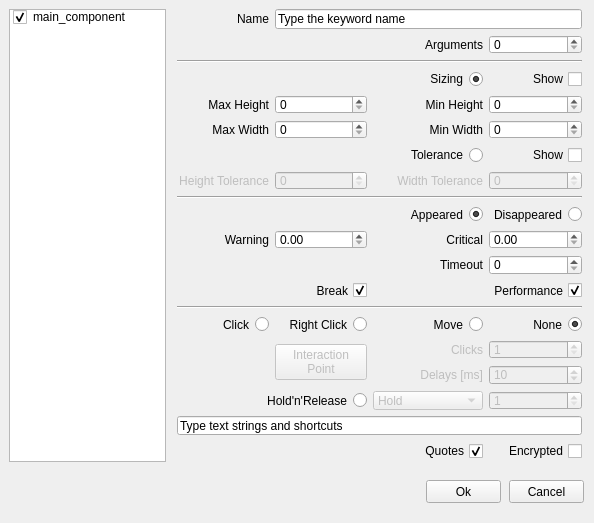
<?xml version="1.0" encoding="UTF-8"?>
<ui version="4.0">
 <class>Form</class>
 <widget class="QWidget" name="Form">
  <property name="geometry">
   <rect>
    <x>0</x>
    <y>0</y>
    <width>594</width>
    <height>523</height>
   </rect>
  </property>
  <property name="windowTitle">
   <string>Alyvix - Rect Finder</string>
  </property>
  <widget class="QPushButton" name="pushButtonCancel">
   <property name="geometry">
    <rect>
     <x>509</x>
     <y>480</y>
     <width>75</width>
     <height>23</height>
    </rect>
   </property>
   <property name="text">
    <string>Cancel</string>
   </property>
  </widget>
  <widget class="QPushButton" name="pushButtonOk">
   <property name="geometry">
    <rect>
     <x>426</x>
     <y>480</y>
     <width>75</width>
     <height>23</height>
    </rect>
   </property>
   <property name="text">
    <string>Ok</string>
   </property>
  </widget>
  <widget class="QListWidget" name="listWidgetBlocks">
   <property name="geometry">
    <rect>
     <x>507</x>
     <y>10000</y>
     <width>81</width>
     <height>321</height>
    </rect>
   </property>
  </widget>
  <widget class="QPushButton" name="pushButtonRemoveBlock">
   <property name="geometry">
    <rect>
     <x>403</x>
     <y>10000</y>
     <width>91</width>
     <height>23</height>
    </rect>
   </property>
   <property name="text">
    <string>Remove Block</string>
   </property>
  </widget>
  <widget class="QSpinBox" name="spinBoxLine">
   <property name="geometry">
    <rect>
     <x>193</x>
     <y>10000</y>
     <width>121</width>
     <height>22</height>
    </rect>
   </property>
   <property name="minimum">
    <number>1</number>
   </property>
   <property name="maximum">
    <number>99999</number>
   </property>
  </widget>
  <widget class="QPushButton" name="pushButtonAddBlock">
   <property name="geometry">
    <rect>
     <x>323</x>
     <y>10000</y>
     <width>71</width>
     <height>23</height>
    </rect>
   </property>
   <property name="text">
    <string>Add Block</string>
   </property>
  </widget>
  <widget class="QLabel" name="label_line">
   <property name="geometry">
    <rect>
     <x>123</x>
     <y>10000</y>
     <width>61</width>
     <height>21</height>
    </rect>
   </property>
   <property name="text">
    <string>Begin Line</string>
   </property>
   <property name="alignment">
    <set>Qt::AlignRight|Qt::AlignTrailing|Qt::AlignVCenter</set>
   </property>
  </widget>
  <widget class="QTextEdit" name="textEditCustomLines">
   <property name="geometry">
    <rect>
     <x>21</x>
     <y>10000</y>
     <width>476</width>
     <height>321</height>
    </rect>
   </property>
   <property name="tabStopWidth">
    <number>80</number>
   </property>
   <property name="acceptRichText">
    <bool>false</bool>
   </property>
  </widget>
  <widget class="QWidget" name="widget" native="true">
   <property name="geometry">
    <rect>
     <x>173</x>
     <y>9</y>
     <width>413</width>
     <height>463</height>
    </rect>
   </property>
   <widget class="QWidget" name="gridLayoutWidget">
    <property name="geometry">
     <rect>
      <x>4</x>
      <y>0</y>
      <width>405</width>
      <height>453</height>
     </rect>
    </property>
    <layout class="QGridLayout" name="gridLayout">
     <item row="13" column="2" colspan="2">
      <widget class="QCheckBox" name="checkBoxEnablePerformance">
       <property name="layoutDirection">
        <enum>Qt::RightToLeft</enum>
       </property>
       <property name="text">
        <string>Performance</string>
       </property>
       <property name="checked">
        <bool>true</bool>
       </property>
      </widget>
     </item>
     <item row="18" column="2">
      <widget class="QComboBox" name="holdreleaseComboBox">
       <property name="enabled">
        <bool>false</bool>
       </property>
       <item>
        <property name="text">
         <string>Hold</string>
        </property>
       </item>
       <item>
        <property name="text">
         <string>Release</string>
        </property>
       </item>
       <item>
        <property name="text">
         <string>Release Up</string>
        </property>
       </item>
       <item>
        <property name="text">
         <string>Release Down</string>
        </property>
       </item>
       <item>
        <property name="text">
         <string>Release Left</string>
        </property>
       </item>
       <item>
        <property name="text">
         <string>Release Right</string>
        </property>
       </item>
      </widget>
     </item>
     <item row="11" column="1">
      <widget class="QDoubleSpinBox" name="doubleSpinBoxWarning">
       <property name="maximum">
        <double>9999.989999999999782</double>
       </property>
       <property name="singleStep">
        <double>1.000000000000000</double>
       </property>
      </widget>
     </item>
     <item row="12" column="3">
      <widget class="QSpinBox" name="timeout_spinbox">
       <property name="maximum">
        <number>999999</number>
       </property>
      </widget>
     </item>
     <item row="12" column="2">
      <widget class="QLabel" name="timeout_label">
       <property name="text">
        <string>Timeout</string>
       </property>
       <property name="alignment">
        <set>Qt::AlignRight|Qt::AlignTrailing|Qt::AlignVCenter</set>
       </property>
      </widget>
     </item>
     <item row="11" column="0">
      <widget class="QLabel" name="labelWarning">
       <property name="text">
        <string>Warning</string>
       </property>
       <property name="alignment">
        <set>Qt::AlignRight|Qt::AlignTrailing|Qt::AlignVCenter</set>
       </property>
      </widget>
     </item>
     <item row="10" column="3">
      <widget class="QRadioButton" name="wait_disapp_radio">
       <property name="layoutDirection">
        <enum>Qt::RightToLeft</enum>
       </property>
       <property name="text">
        <string>Disappeared</string>
       </property>
       <property name="checked">
        <bool>false</bool>
       </property>
       <attribute name="buttonGroup">
        <string notr="true">buttonGroup_3</string>
       </attribute>
      </widget>
     </item>
     <item row="11" column="3">
      <widget class="QDoubleSpinBox" name="doubleSpinBoxCritical">
       <property name="maximum">
        <double>9999.989999999999782</double>
       </property>
       <property name="singleStep">
        <double>1.000000000000000</double>
       </property>
      </widget>
     </item>
     <item row="11" column="2">
      <widget class="QLabel" name="labelCritical">
       <property name="text">
        <string>Critical</string>
       </property>
       <property name="alignment">
        <set>Qt::AlignRight|Qt::AlignTrailing|Qt::AlignVCenter</set>
       </property>
      </widget>
     </item>
     <item row="13" column="0" colspan="2">
      <widget class="QCheckBox" name="timeout_exception">
       <property name="layoutDirection">
        <enum>Qt::RightToLeft</enum>
       </property>
       <property name="text">
        <string>Break</string>
       </property>
       <property name="checked">
        <bool>true</bool>
       </property>
      </widget>
     </item>
     <item row="17" column="3">
      <widget class="QSpinBox" name="clickdelay_spinbox">
       <property name="enabled">
        <bool>false</bool>
       </property>
       <property name="minimum">
        <number>1</number>
       </property>
       <property name="maximum">
        <number>60000</number>
       </property>
       <property name="value">
        <number>10</number>
       </property>
      </widget>
     </item>
     <item row="8" column="3">
      <widget class="QSpinBox" name="width_tolerance_spinbox">
       <property name="enabled">
        <bool>false</bool>
       </property>
       <property name="maximum">
        <number>999</number>
       </property>
      </widget>
     </item>
     <item row="15" column="0">
      <widget class="QRadioButton" name="clickRadio">
       <property name="layoutDirection">
        <enum>Qt::RightToLeft</enum>
       </property>
       <property name="text">
        <string>Click</string>
       </property>
       <property name="checked">
        <bool>false</bool>
       </property>
       <attribute name="buttonGroup">
        <string notr="true">buttonGroup_2</string>
       </attribute>
      </widget>
     </item>
     <item row="20" column="0" colspan="4">
      <widget class="QLineEdit" name="inserttext">
       <property name="text">
        <string>Type text strings and shortcuts</string>
       </property>
      </widget>
     </item>
     <item row="8" column="1">
      <widget class="QSpinBox" name="height_tolerance_spinbox">
       <property name="enabled">
        <bool>false</bool>
       </property>
       <property name="maximum">
        <number>999</number>
       </property>
      </widget>
     </item>
     <item row="3" column="0" colspan="4">
      <widget class="Line" name="line_3">
       <property name="orientation">
        <enum>Qt::Horizontal</enum>
       </property>
      </widget>
     </item>
     <item row="1" column="3">
      <widget class="QSpinBox" name="spinBoxArgs"/>
     </item>
     <item row="1" column="2">
      <widget class="QLabel" name="labelArgs">
       <property name="text">
        <string>Arguments</string>
       </property>
       <property name="alignment">
        <set>Qt::AlignRight|Qt::AlignTrailing|Qt::AlignVCenter</set>
       </property>
      </widget>
     </item>
     <item row="14" column="0" colspan="4">
      <widget class="Line" name="line_10">
       <property name="orientation">
        <enum>Qt::Horizontal</enum>
       </property>
      </widget>
     </item>
     <item row="8" column="0">
      <widget class="QLabel" name="height_tolerance_label">
       <property name="enabled">
        <bool>false</bool>
       </property>
       <property name="text">
        <string>Height Tolerance</string>
       </property>
       <property name="alignment">
        <set>Qt::AlignRight|Qt::AlignTrailing|Qt::AlignVCenter</set>
       </property>
      </widget>
     </item>
     <item row="9" column="0" colspan="4">
      <widget class="Line" name="line_8">
       <property name="orientation">
        <enum>Qt::Horizontal</enum>
       </property>
      </widget>
     </item>
     <item row="21" column="2">
      <widget class="QCheckBox" name="add_quotes">
       <property name="layoutDirection">
        <enum>Qt::RightToLeft</enum>
       </property>
       <property name="text">
        <string>Quotes</string>
       </property>
       <property name="checked">
        <bool>true</bool>
       </property>
      </widget>
     </item>
     <item row="18" column="3">
      <widget class="QSpinBox" name="holdreleaseSpinBox">
       <property name="enabled">
        <bool>false</bool>
       </property>
       <property name="minimum">
        <number>1</number>
       </property>
       <property name="maximum">
        <number>9999</number>
       </property>
      </widget>
     </item>
     <item row="18" column="0" colspan="2">
      <widget class="QRadioButton" name="holdreleaseRadio">
       <property name="layoutDirection">
        <enum>Qt::RightToLeft</enum>
       </property>
       <property name="text">
        <string>Hold'n'Release</string>
       </property>
       <attribute name="buttonGroup">
        <string notr="true">buttonGroup_2</string>
       </attribute>
      </widget>
     </item>
     <item row="16" column="3">
      <widget class="QSpinBox" name="clicknumber_spinbox">
       <property name="enabled">
        <bool>false</bool>
       </property>
       <property name="minimum">
        <number>1</number>
       </property>
      </widget>
     </item>
     <item row="15" column="3">
      <widget class="QRadioButton" name="dontclickRadio">
       <property name="layoutDirection">
        <enum>Qt::RightToLeft</enum>
       </property>
       <property name="text">
        <string>None</string>
       </property>
       <property name="checked">
        <bool>true</bool>
       </property>
       <attribute name="buttonGroup">
        <string notr="true">buttonGroup_2</string>
       </attribute>
      </widget>
     </item>
     <item row="21" column="3">
      <widget class="QCheckBox" name="text_encrypted">
       <property name="layoutDirection">
        <enum>Qt::RightToLeft</enum>
       </property>
       <property name="text">
        <string>Encrypted</string>
       </property>
       <property name="checked">
        <bool>false</bool>
       </property>
      </widget>
     </item>
     <item row="15" column="2">
      <widget class="QRadioButton" name="movemouseRadio">
       <property name="layoutDirection">
        <enum>Qt::RightToLeft</enum>
       </property>
       <property name="text">
        <string>Move</string>
       </property>
       <property name="checked">
        <bool>false</bool>
       </property>
       <attribute name="buttonGroup">
        <string notr="true">buttonGroup_2</string>
       </attribute>
      </widget>
     </item>
     <item row="16" column="2">
      <widget class="QLabel" name="labelClickNumber">
       <property name="enabled">
        <bool>false</bool>
       </property>
       <property name="text">
        <string>Clicks</string>
       </property>
       <property name="alignment">
        <set>Qt::AlignRight|Qt::AlignTrailing|Qt::AlignVCenter</set>
       </property>
      </widget>
     </item>
     <item row="15" column="1">
      <widget class="QRadioButton" name="rightclickRadio">
       <property name="layoutDirection">
        <enum>Qt::RightToLeft</enum>
       </property>
       <property name="text">
        <string>Right Click</string>
       </property>
       <attribute name="buttonGroup">
        <string notr="true">buttonGroup_2</string>
       </attribute>
      </widget>
     </item>
     <item row="4" column="3">
      <widget class="QCheckBox" name="show_min_max">
       <property name="layoutDirection">
        <enum>Qt::RightToLeft</enum>
       </property>
       <property name="text">
        <string>Show</string>
       </property>
      </widget>
     </item>
     <item row="16" column="1" rowspan="2">
      <widget class="QPushButton" name="pushButtonXYoffset">
       <property name="enabled">
        <bool>false</bool>
       </property>
       <property name="text">
        <string>Interaction
Point</string>
       </property>
      </widget>
     </item>
     <item row="17" column="2">
      <widget class="QLabel" name="labelClickDelay">
       <property name="enabled">
        <bool>false</bool>
       </property>
       <property name="text">
        <string>Delays [ms]</string>
       </property>
       <property name="alignment">
        <set>Qt::AlignRight|Qt::AlignTrailing|Qt::AlignVCenter</set>
       </property>
      </widget>
     </item>
     <item row="8" column="2">
      <widget class="QLabel" name="width_tolerance_label">
       <property name="enabled">
        <bool>false</bool>
       </property>
       <property name="text">
        <string>Width Tolerance</string>
       </property>
       <property name="alignment">
        <set>Qt::AlignRight|Qt::AlignTrailing|Qt::AlignVCenter</set>
       </property>
      </widget>
     </item>
     <item row="6" column="0">
      <widget class="QLabel" name="max_width_label">
       <property name="text">
        <string>Max Width</string>
       </property>
       <property name="alignment">
        <set>Qt::AlignRight|Qt::AlignTrailing|Qt::AlignVCenter</set>
       </property>
      </widget>
     </item>
     <item row="5" column="1">
      <widget class="QSpinBox" name="max_height_spinbox">
       <property name="maximum">
        <number>9999</number>
       </property>
      </widget>
     </item>
     <item row="5" column="0">
      <widget class="QLabel" name="max_height_label">
       <property name="text">
        <string>Max Height</string>
       </property>
       <property name="alignment">
        <set>Qt::AlignRight|Qt::AlignTrailing|Qt::AlignVCenter</set>
       </property>
      </widget>
     </item>
     <item row="6" column="1">
      <widget class="QSpinBox" name="max_width_spinbox">
       <property name="maximum">
        <number>9999</number>
       </property>
      </widget>
     </item>
     <item row="4" column="2">
      <widget class="QRadioButton" name="use_min_max">
       <property name="layoutDirection">
        <enum>Qt::RightToLeft</enum>
       </property>
       <property name="text">
        <string>Sizing</string>
       </property>
       <property name="checked">
        <bool>true</bool>
       </property>
       <attribute name="buttonGroup">
        <string notr="true">buttonGroup</string>
       </attribute>
      </widget>
     </item>
     <item row="5" column="2">
      <widget class="QLabel" name="min_height_label">
       <property name="text">
        <string>Min Height</string>
       </property>
       <property name="alignment">
        <set>Qt::AlignRight|Qt::AlignTrailing|Qt::AlignVCenter</set>
       </property>
      </widget>
     </item>
     <item row="5" column="3">
      <widget class="QSpinBox" name="min_height_spinbox">
       <property name="maximum">
        <number>9999</number>
       </property>
      </widget>
     </item>
     <item row="6" column="3">
      <widget class="QSpinBox" name="min_width_spinbox">
       <property name="maximum">
        <number>9999</number>
       </property>
      </widget>
     </item>
     <item row="6" column="2">
      <widget class="QLabel" name="min_width_label">
       <property name="text">
        <string>Min Width</string>
       </property>
       <property name="alignment">
        <set>Qt::AlignRight|Qt::AlignTrailing|Qt::AlignVCenter</set>
       </property>
      </widget>
     </item>
     <item row="7" column="2">
      <widget class="QRadioButton" name="use_tolerance">
       <property name="layoutDirection">
        <enum>Qt::RightToLeft</enum>
       </property>
       <property name="text">
        <string>Tolerance</string>
       </property>
       <attribute name="buttonGroup">
        <string notr="true">buttonGroup</string>
       </attribute>
      </widget>
     </item>
     <item row="7" column="3">
      <widget class="QCheckBox" name="show_tolerance">
       <property name="layoutDirection">
        <enum>Qt::RightToLeft</enum>
       </property>
       <property name="text">
        <string>Show</string>
       </property>
      </widget>
     </item>
     <item row="0" column="1" colspan="3">
      <widget class="QLineEdit" name="namelineedit">
       <property name="text">
        <string>Type the keyword name</string>
       </property>
      </widget>
     </item>
     <item row="0" column="0">
      <widget class="QLabel" name="labelName">
       <property name="layoutDirection">
        <enum>Qt::LeftToRight</enum>
       </property>
       <property name="text">
        <string>Name</string>
       </property>
       <property name="alignment">
        <set>Qt::AlignRight|Qt::AlignTrailing|Qt::AlignVCenter</set>
       </property>
      </widget>
     </item>
     <item row="10" column="0" colspan="3">
      <widget class="QRadioButton" name="wait_radio">
       <property name="layoutDirection">
        <enum>Qt::RightToLeft</enum>
       </property>
       <property name="text">
        <string>Appeared</string>
       </property>
       <property name="checked">
        <bool>true</bool>
       </property>
       <attribute name="buttonGroup">
        <string notr="true">buttonGroup_3</string>
       </attribute>
      </widget>
     </item>
    </layout>
   </widget>
  </widget>
  <widget class="QListWidget" name="listWidget">
   <property name="geometry">
    <rect>
     <x>9</x>
     <y>9</y>
     <width>157</width>
     <height>453</height>
    </rect>
   </property>
   <property name="selectionMode">
    <enum>QAbstractItemView::SingleSelection</enum>
   </property>
   <item>
    <property name="text">
     <string>main_component</string>
    </property>
    <property name="checkState">
     <enum>Checked</enum>
    </property>
   </item>
  </widget>
  <widget class="QWidget" name="widget_2" native="true">
   <property name="geometry">
    <rect>
     <x>181</x>
     <y>9000</y>
     <width>414</width>
     <height>366</height>
    </rect>
   </property>
   <widget class="QWidget" name="gridLayoutWidget_2">
    <property name="geometry">
     <rect>
      <x>4</x>
      <y>0</y>
      <width>408</width>
      <height>356</height>
     </rect>
    </property>
    <layout class="QGridLayout" name="gridLayout_2">
     <item row="1" column="1">
      <widget class="QSpinBox" name="max_height_spinbox_2">
       <property name="maximum">
        <number>9999</number>
       </property>
      </widget>
     </item>
     <item row="4" column="1">
      <widget class="QSpinBox" name="height_tolerance_spinbox_2">
       <property name="enabled">
        <bool>false</bool>
       </property>
       <property name="maximum">
        <number>999</number>
       </property>
      </widget>
     </item>
     <item row="10" column="0" colspan="4">
      <widget class="QLineEdit" name="inserttext_2">
       <property name="text">
        <string>Type text strings and shortcuts</string>
       </property>
      </widget>
     </item>
     <item row="11" column="3">
      <widget class="QCheckBox" name="text_encrypted_2">
       <property name="layoutDirection">
        <enum>Qt::RightToLeft</enum>
       </property>
       <property name="text">
        <string>Encrypted</string>
       </property>
       <property name="checked">
        <bool>false</bool>
       </property>
      </widget>
     </item>
     <item row="5" column="0" colspan="4">
      <widget class="Line" name="line_6">
       <property name="orientation">
        <enum>Qt::Horizontal</enum>
       </property>
      </widget>
     </item>
     <item row="2" column="2">
      <widget class="QLabel" name="min_width_label_2">
       <property name="text">
        <string>Min Width</string>
       </property>
       <property name="alignment">
        <set>Qt::AlignRight|Qt::AlignTrailing|Qt::AlignVCenter</set>
       </property>
      </widget>
     </item>
     <item row="6" column="0">
      <widget class="QRadioButton" name="clickRadio_2">
       <property name="layoutDirection">
        <enum>Qt::RightToLeft</enum>
       </property>
       <property name="text">
        <string>Click</string>
       </property>
       <property name="checked">
        <bool>false</bool>
       </property>
       <attribute name="buttonGroup">
        <string notr="true">buttonGroup_5</string>
       </attribute>
      </widget>
     </item>
     <item row="9" column="3">
      <widget class="QSpinBox" name="holdreleaseSpinBox_2">
       <property name="enabled">
        <bool>false</bool>
       </property>
       <property name="minimum">
        <number>1</number>
       </property>
       <property name="maximum">
        <number>9999</number>
       </property>
      </widget>
     </item>
     <item row="2" column="1">
      <widget class="QSpinBox" name="max_width_spinbox_2">
       <property name="maximum">
        <number>9999</number>
       </property>
      </widget>
     </item>
     <item row="11" column="2">
      <widget class="QCheckBox" name="add_quotes_2">
       <property name="layoutDirection">
        <enum>Qt::RightToLeft</enum>
       </property>
       <property name="text">
        <string>Quotes</string>
       </property>
       <property name="checked">
        <bool>true</bool>
       </property>
      </widget>
     </item>
     <item row="9" column="0" colspan="2">
      <widget class="QRadioButton" name="holdreleaseRadio_2">
       <property name="layoutDirection">
        <enum>Qt::RightToLeft</enum>
       </property>
       <property name="text">
        <string>Hold'n'Release</string>
       </property>
       <attribute name="buttonGroup">
        <string notr="true">buttonGroup_5</string>
       </attribute>
      </widget>
     </item>
     <item row="6" column="3">
      <widget class="QRadioButton" name="dontclickRadio_2">
       <property name="layoutDirection">
        <enum>Qt::RightToLeft</enum>
       </property>
       <property name="text">
        <string>None</string>
       </property>
       <property name="checked">
        <bool>true</bool>
       </property>
       <attribute name="buttonGroup">
        <string notr="true">buttonGroup_5</string>
       </attribute>
      </widget>
     </item>
     <item row="2" column="0">
      <widget class="QLabel" name="max_width_label_2">
       <property name="text">
        <string>Max Width</string>
       </property>
       <property name="alignment">
        <set>Qt::AlignRight|Qt::AlignTrailing|Qt::AlignVCenter</set>
       </property>
      </widget>
     </item>
     <item row="8" column="2">
      <widget class="QLabel" name="labelClickDelay_2">
       <property name="enabled">
        <bool>false</bool>
       </property>
       <property name="text">
        <string>Delays [ms]</string>
       </property>
       <property name="alignment">
        <set>Qt::AlignRight|Qt::AlignTrailing|Qt::AlignVCenter</set>
       </property>
      </widget>
     </item>
     <item row="8" column="3">
      <widget class="QSpinBox" name="clickdelay_spinbox_2">
       <property name="enabled">
        <bool>false</bool>
       </property>
       <property name="minimum">
        <number>1</number>
       </property>
       <property name="maximum">
        <number>60000</number>
       </property>
       <property name="value">
        <number>10</number>
       </property>
      </widget>
     </item>
     <item row="0" column="3">
      <widget class="QCheckBox" name="show_min_max_2">
       <property name="layoutDirection">
        <enum>Qt::RightToLeft</enum>
       </property>
       <property name="text">
        <string>Show</string>
       </property>
      </widget>
     </item>
     <item row="4" column="0">
      <widget class="QLabel" name="height_tolerance_label_2">
       <property name="enabled">
        <bool>false</bool>
       </property>
       <property name="text">
        <string>Height Tolerance</string>
       </property>
       <property name="alignment">
        <set>Qt::AlignRight|Qt::AlignTrailing|Qt::AlignVCenter</set>
       </property>
      </widget>
     </item>
     <item row="4" column="3">
      <widget class="QSpinBox" name="width_tolerance_spinbox_2">
       <property name="enabled">
        <bool>false</bool>
       </property>
       <property name="maximum">
        <number>999</number>
       </property>
      </widget>
     </item>
     <item row="7" column="2">
      <widget class="QLabel" name="labelClickNumber_2">
       <property name="enabled">
        <bool>false</bool>
       </property>
       <property name="text">
        <string>Clicks</string>
       </property>
       <property name="alignment">
        <set>Qt::AlignRight|Qt::AlignTrailing|Qt::AlignVCenter</set>
       </property>
      </widget>
     </item>
     <item row="9" column="2">
      <widget class="QComboBox" name="holdreleaseComboBox_2">
       <property name="enabled">
        <bool>false</bool>
       </property>
       <item>
        <property name="text">
         <string>Hold</string>
        </property>
       </item>
       <item>
        <property name="text">
         <string>Release</string>
        </property>
       </item>
       <item>
        <property name="text">
         <string>Release Up</string>
        </property>
       </item>
       <item>
        <property name="text">
         <string>Release Down</string>
        </property>
       </item>
       <item>
        <property name="text">
         <string>Release Left</string>
        </property>
       </item>
       <item>
        <property name="text">
         <string>Release Right</string>
        </property>
       </item>
      </widget>
     </item>
     <item row="1" column="0">
      <widget class="QLabel" name="max_height_label_2">
       <property name="text">
        <string>Max Height</string>
       </property>
       <property name="alignment">
        <set>Qt::AlignRight|Qt::AlignTrailing|Qt::AlignVCenter</set>
       </property>
      </widget>
     </item>
     <item row="4" column="2">
      <widget class="QLabel" name="width_tolerance_label_2">
       <property name="enabled">
        <bool>false</bool>
       </property>
       <property name="text">
        <string>Width Tolerance</string>
       </property>
       <property name="alignment">
        <set>Qt::AlignRight|Qt::AlignTrailing|Qt::AlignVCenter</set>
       </property>
      </widget>
     </item>
     <item row="3" column="2">
      <widget class="QRadioButton" name="use_tolerance_2">
       <property name="layoutDirection">
        <enum>Qt::RightToLeft</enum>
       </property>
       <property name="text">
        <string>Tolerance</string>
       </property>
       <attribute name="buttonGroup">
        <string notr="true">buttonGroup_4</string>
       </attribute>
      </widget>
     </item>
     <item row="1" column="2">
      <widget class="QLabel" name="min_height_label_2">
       <property name="text">
        <string>Min Height</string>
       </property>
       <property name="alignment">
        <set>Qt::AlignRight|Qt::AlignTrailing|Qt::AlignVCenter</set>
       </property>
      </widget>
     </item>
     <item row="7" column="1" rowspan="2">
      <widget class="QPushButton" name="pushButtonXYoffset_2">
       <property name="enabled">
        <bool>false</bool>
       </property>
       <property name="text">
        <string>Interaction
Point</string>
       </property>
      </widget>
     </item>
     <item row="7" column="3">
      <widget class="QSpinBox" name="clicknumber_spinbox_2">
       <property name="enabled">
        <bool>false</bool>
       </property>
       <property name="minimum">
        <number>1</number>
       </property>
      </widget>
     </item>
     <item row="3" column="3">
      <widget class="QCheckBox" name="show_tolerance_2">
       <property name="layoutDirection">
        <enum>Qt::RightToLeft</enum>
       </property>
       <property name="text">
        <string>Show</string>
       </property>
      </widget>
     </item>
     <item row="6" column="1">
      <widget class="QRadioButton" name="rightclickRadio_2">
       <property name="layoutDirection">
        <enum>Qt::RightToLeft</enum>
       </property>
       <property name="text">
        <string>Right Click</string>
       </property>
       <attribute name="buttonGroup">
        <string notr="true">buttonGroup_5</string>
       </attribute>
      </widget>
     </item>
     <item row="2" column="3">
      <widget class="QSpinBox" name="min_width_spinbox_2">
       <property name="maximum">
        <number>9999</number>
       </property>
      </widget>
     </item>
     <item row="6" column="2">
      <widget class="QRadioButton" name="movemouseRadio_2">
       <property name="layoutDirection">
        <enum>Qt::RightToLeft</enum>
       </property>
       <property name="text">
        <string>Move</string>
       </property>
       <property name="checked">
        <bool>false</bool>
       </property>
       <attribute name="buttonGroup">
        <string notr="true">buttonGroup_5</string>
       </attribute>
      </widget>
     </item>
     <item row="0" column="2">
      <widget class="QRadioButton" name="use_min_max_2">
       <property name="layoutDirection">
        <enum>Qt::RightToLeft</enum>
       </property>
       <property name="text">
        <string>Sizing</string>
       </property>
       <property name="checked">
        <bool>true</bool>
       </property>
       <attribute name="buttonGroup">
        <string notr="true">buttonGroup_4</string>
       </attribute>
      </widget>
     </item>
     <item row="1" column="3">
      <widget class="QSpinBox" name="min_height_spinbox_2">
       <property name="maximum">
        <number>9999</number>
       </property>
      </widget>
     </item>
    </layout>
   </widget>
  </widget>
  <widget class="QLabel" name="roi_x_label">
   <property name="geometry">
    <rect>
     <x>103</x>
     <y>10000</y>
     <width>94</width>
     <height>20</height>
    </rect>
   </property>
   <property name="text">
    <string>Roi X</string>
   </property>
   <property name="alignment">
    <set>Qt::AlignRight|Qt::AlignTrailing|Qt::AlignVCenter</set>
   </property>
  </widget>
  <widget class="QLabel" name="roi_y_label">
   <property name="geometry">
    <rect>
     <x>303</x>
     <y>10000</y>
     <width>94</width>
     <height>20</height>
    </rect>
   </property>
   <property name="text">
    <string>Roi Y</string>
   </property>
   <property name="alignment">
    <set>Qt::AlignRight|Qt::AlignTrailing|Qt::AlignVCenter</set>
   </property>
  </widget>
  <widget class="QSpinBox" name="roi_y_spinbox">
   <property name="geometry">
    <rect>
     <x>403</x>
     <y>10000</y>
     <width>106</width>
     <height>20</height>
    </rect>
   </property>
   <property name="minimum">
    <number>-9999</number>
   </property>
   <property name="maximum">
    <number>9999</number>
   </property>
  </widget>
  <widget class="Line" name="line_9">
   <property name="geometry">
    <rect>
     <x>103</x>
     <y>10000</y>
     <width>406</width>
     <height>3</height>
    </rect>
   </property>
   <property name="orientation">
    <enum>Qt::Horizontal</enum>
   </property>
  </widget>
  <widget class="QSpinBox" name="roi_width_spinbox">
   <property name="geometry">
    <rect>
     <x>203</x>
     <y>10000</y>
     <width>94</width>
     <height>20</height>
    </rect>
   </property>
   <property name="maximum">
    <number>9999</number>
   </property>
  </widget>
  <widget class="QLabel" name="roi_height_label">
   <property name="geometry">
    <rect>
     <x>303</x>
     <y>10000</y>
     <width>94</width>
     <height>20</height>
    </rect>
   </property>
   <property name="text">
    <string>Roi Height</string>
   </property>
   <property name="alignment">
    <set>Qt::AlignRight|Qt::AlignTrailing|Qt::AlignVCenter</set>
   </property>
  </widget>
  <widget class="QSpinBox" name="roi_height_spinbox">
   <property name="geometry">
    <rect>
     <x>403</x>
     <y>10000</y>
     <width>106</width>
     <height>20</height>
    </rect>
   </property>
   <property name="maximum">
    <number>9999</number>
   </property>
  </widget>
  <widget class="QLabel" name="roi_width_label">
   <property name="geometry">
    <rect>
     <x>103</x>
     <y>10000</y>
     <width>94</width>
     <height>20</height>
    </rect>
   </property>
   <property name="text">
    <string>Roi Width</string>
   </property>
   <property name="alignment">
    <set>Qt::AlignRight|Qt::AlignTrailing|Qt::AlignVCenter</set>
   </property>
  </widget>
  <widget class="QSpinBox" name="roi_x_spinbox">
   <property name="geometry">
    <rect>
     <x>203</x>
     <y>10000</y>
     <width>94</width>
     <height>20</height>
    </rect>
   </property>
   <property name="minimum">
    <number>-9999</number>
   </property>
   <property name="maximum">
    <number>9999</number>
   </property>
  </widget>
  <widget class="QRadioButton" name="find_radio">
   <property name="geometry">
    <rect>
     <x>91</x>
     <y>8000</y>
     <width>96</width>
     <height>17</height>
    </rect>
   </property>
   <property name="layoutDirection">
    <enum>Qt::RightToLeft</enum>
   </property>
   <property name="text">
    <string>Find</string>
   </property>
   <attribute name="buttonGroup">
    <string notr="true">buttonGroup_3</string>
   </attribute>
  </widget>
 </widget>
 <resources/>
 <connections/>
 <buttongroups>
  <buttongroup name="buttonGroup_2"/>
  <buttongroup name="buttonGroup_3"/>
  <buttongroup name="buttonGroup_4"/>
  <buttongroup name="buttonGroup_5"/>
  <buttongroup name="buttonGroup"/>
 </buttongroups>
</ui>
